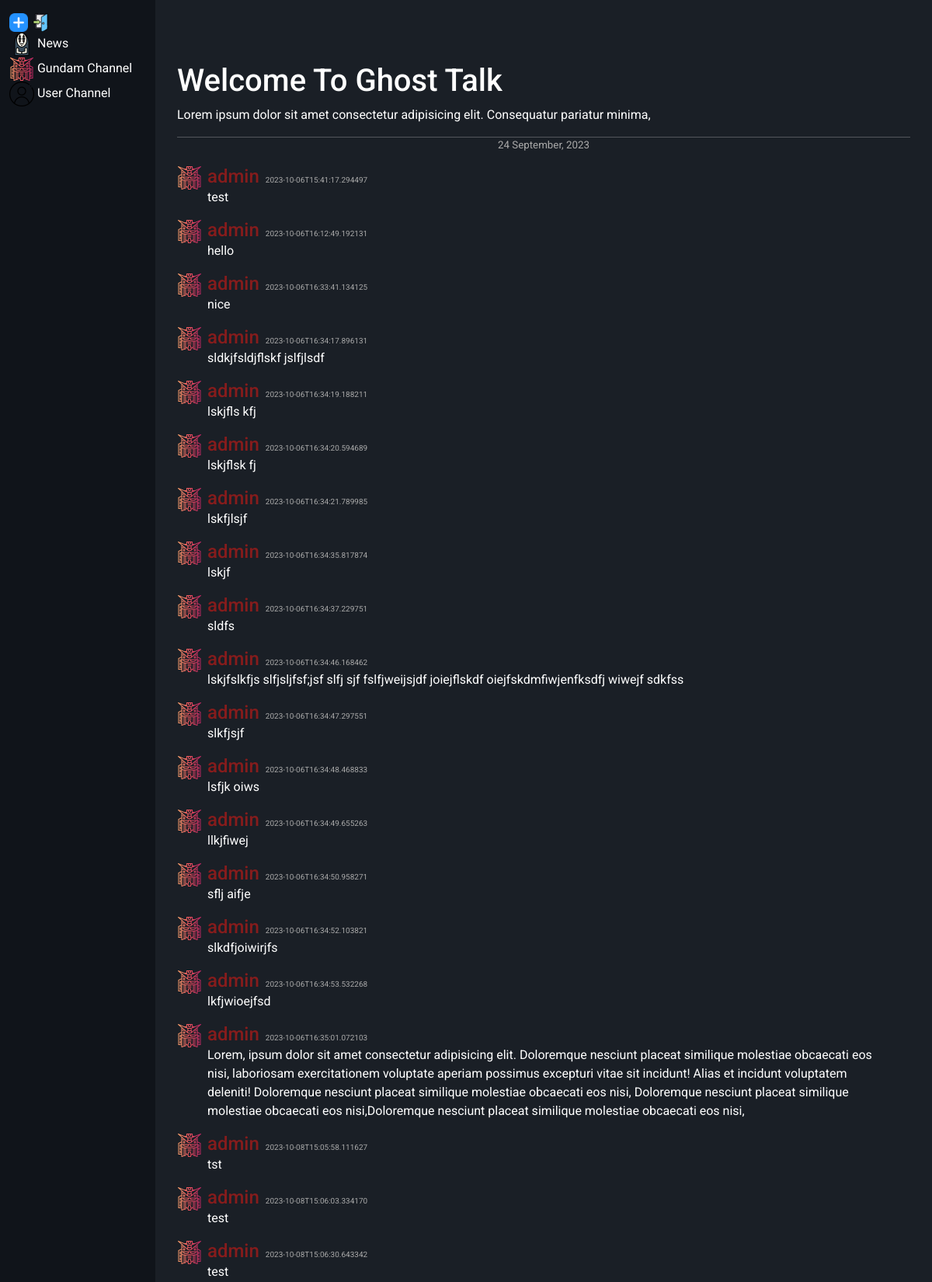
/channel/1 (signed in, upper part), run on the app's committed database.
### main.py (models this page shows, shortened)
class Channel(db.Model):
    __tablename__ = "channels"
    id = db.Column(db.Integer, primary_key=True, autoincrement=True)
    name = db.Column(db.String, nullable=False)
    chats = db.relationship("Chat", backref="channels", lazy=True)

class Chat(db.Model):
    __tablename__ = "chats"
    id = db.Column(db.Integer, primary_key=True, autoincrement=True)
    user_id = db.Column(db.Integer, db.ForeignKey("users.id"), nullable=False)
    channel_id = db.Column(db.Integer, db.ForeignKey("channels.id"), nullable=False)
    chat_text = db.Column(db.String, nullable=False)
    datetime = db.Column(db.DateTime, default=datetime.utcnow, nullable=False)

class User(UserMixin, db.Model):
    __tablename__ = "users"
    id = db.Column(db.Integer, primary_key=True, autoincrement=True)
    username = db.Column(db.String(50), nullable=False)
    email = db.Column(db.String(100), nullable=False)
    password = db.Column(db.String, nullable=False)
    chat = db.relationship("Chat", backref="users", lazy=True)
    db.UniqueConstraint(username, email)

### main.py (the view)
@app.route("/channel/<int:channel_id>")
def channel(channel_id):
    channels = Channel.query.all()
    chats = Chat.query.filter_by(channel_id=channel_id).all()
    if current_user.is_authenticated:
        print(current_user.is_authenticated)
        session["channel_id"] = channel_id
        session["username"] = current_user.username
        return render_template("index.html", chats=chats, channels=channels)
    return render_template("index.html", chats=chats, channels=channels)

### main.py (called while the page is built)
@login_manager.user_loader
def load_user(id):
    return User.query.get(int(id))

### templates/index.html (shortened to what this page needs)
{% extends "base.html" %}
{% block content %}
<div class="container-fluid">
    <div class="row">
        <div id="channels-side" class="col-lg-2 col-md-3 col-sm-2">
            <ul class="side-list">
                <li>
                    <div class="">
                        <a style="display: inline;" href="{{url_for('create_channel')}}" title="create-channel"><img src="{{url_for('static', filename='images/plus.png')}}" alt="sign-up" height="24px"></a>
                        <a style="display: inline;" href="{{url_for('register')}}" title="sign-up"><img src="{{url_for('static', filename='images/log-in.png')}}" alt="sign-up" height="24px"></a>
                    </div>
                </li>
                {% for channel in channels %}
                <li>
                    <a href="{{url_for('channel', channel_id=channel.id)}}">
                        <img src="{{url_for('static', filename='images/ghost.png')}}" height="32px" width="32px"
                            alt="" />
                        {{channel.name}}
                    </a>
                </li>
                {% endfor %}
                <li>
                    <a href="#">
                        <img src="{{url_for('static', filename='images/gundam.png')}}" height="32px" width="32px"
                            alt="" />
                        Gundam Channel
                    </a>
                </li>
                <li>
                    <a href="#">
                        <img src="{{url_for('static', filename='images/user.png')}}" height="32px" width="32px"
                            alt="" />
                        User Channel
                    </a>
                </li>
            </ul>
        </div>
        <div id="chat-side" class="col-lg-10 col-md-9 col-sm-10">
            <div class="chat-area container-fluid">
                <section id="chat-head">
                    <h1>Welcome To Ghost Talk</h1>
                    <p>Lorem ipsum dolor sit amet consectetur adipisicing elit. Consequatur pariatur minima,</p>
                </section>
                <hr style="margin-bottom: 0;">
                <p class="chat-day-date" style="text-align: center">24 September, 2023</p>
                <ul class="side-list" id="chat-list">
                    {% for chat in chats %}
                    <li>
                        <div class="row">
                            <div class="col-1 user-chat-pic">
                                <img src="{{url_for('static', filename='images/gundam.png')}}" height="32px"
                                    width="32px" alt="username">
                            </div>
                            <div class="col-11 user-chat-text">
                                <h3 class="username">{{chat.users.username}}</h3><span
                                    class="chat-local-datetime">{{chat.datetime.isoformat()}}</span>
                                <p>
                                    {{chat.chat_text}}
                            </div>
                        </div>
                    </li>
                    {% endfor %}
                </ul>
            </div>
        </div>
    </div>
</div>
{% endblock  %}

### static/css/style.css (style rules this page uses)
body { background-color: #1a1f26; color: #FFFFFF; font-family: 'Roboto', Arial, sans-serif; }
h1 { margin-top: 5rem; }
#channels-side { height: 100vh; padding-top: 1rem; background-color: rgb(16, 20, 26); overflow-y: scroll; }
#channels-side a { text-decoration: none; color: #FFFFFF; display: -webkit-box; -webkit-line-clamp: 1; -webkit-box-orient: vertical; overflow: hidden; }
#chat-side { height: 100vh; padding: 0 1rem 0 1rem ; }
.side-list { list-style: none; padding-left: 0; }
.chat-area { height: 95vh; overflow-y: auto; }
#chat-list { margin-bottom: 3rem; }
.chat-day-date { font-size: smaller; text-align: center; color: darkgray; }
.user-chat-pic { display: inline; max-width: 39px; }
.user-chat-text { display: inline; }
.username { display: inline; font-size: 24px; color: rgb(134, 28, 28); }
.chat-local-datetime { font-size: x-small; color: darkgray; margin-left: 0.5rem; }

### data on the page
Channel: name "News"
Chat: users.username "admin", datetime "2023-10-06T15:41:17.294497", chat_text "test"
Chat: users.username "admin", datetime "2023-10-06T16:12:49.192131", chat_text "hello"
Chat: users.username "admin", datetime "2023-10-06T16:33:41.134125", chat_text "nice"
Chat: users.username "admin", datetime "2023-10-06T16:34:17.896131", chat_text "sldkjfsldjflskf jslfjlsdf"
Chat: users.username "admin", datetime "2023-10-06T16:34:19.188211", chat_text "lskjfls kfj"
Chat: users.username "admin", datetime "2023-10-06T16:34:20.594689", chat_text "lskjflsk fj"
Chat: users.username "admin", datetime "2023-10-06T16:34:21.789985", chat_text "lskfjlsjf"
Chat: users.username "admin", datetime "2023-10-06T16:34:35.817874", chat_text "lskjf"
Chat: users.username "admin", datetime "2023-10-06T16:34:37.229751", chat_text "sldfs"
Chat: users.username "admin", datetime "2023-10-06T16:34:46.168462", chat_text "lskjfslkfjs slfjsljfsf;jsf slfj sjf fslfjweijsjdf joiejflskdf oiejfskdmfiwjenfksdfj wiwejf sdkfss"
Chat: users.username "admin", datetime "2023-10-06T16:34:47.297551", chat_text "slkfjsjf"
Chat: users.username "admin", datetime "2023-10-06T16:34:48.468833", chat_text "lsfjk oiws"
Chat: users.username "admin", datetime "2023-10-06T16:34:49.655263", chat_text "llkjfiwej"
Chat: users.username "admin", datetime "2023-10-06T16:34:50.958271", chat_text "sflj aifje"
Chat: users.username "admin", datetime "2023-10-06T16:34:52.103821", chat_text "slkdfjoiwirjfs"
Chat: users.username "admin", datetime "2023-10-06T16:34:53.532268", chat_text "lkfjwioejfsd"
Chat: users.username "admin", datetime "2023-10-06T16:35:01.072103", chat_text "Lorem, ipsum dolor sit amet consectetur adipisicing elit. Doloremque nesciunt placeat similique molestiae obcaecati eos nisi, laboriosam exercitationem voluptate aperiam possimus excepturi vitae sit incidunt! Alias et incidunt voluptatem deleniti! Doloremque nesciunt placeat similique molestiae obcaecati eos nisi, Doloremque nesciunt placeat similique molestiae obcaecati eos nisi,Doloremque nesciunt placeat similique molestiae obcaecati eos nisi,"
Chat: users.username "admin", datetime "2023-10-08T15:05:58.111627", chat_text "tst"
Chat: users.username "admin", datetime "2023-10-08T15:06:03.334170", chat_text "test"
Chat: users.username "admin", datetime "2023-10-08T15:06:30.643342", chat_text "test"
